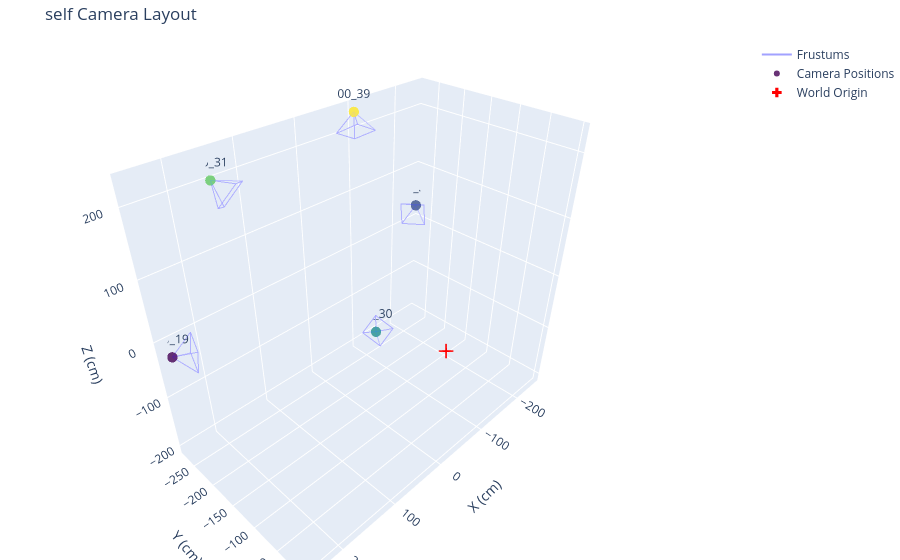

Here is the notebook cell this chart was saved with:
### Markdown cell above
### Visualize panoptic

### Code cell
import json
import numpy as np
import plotly.graph_objects as go

def visualize_cameras(extrinsic_matrices, Title="", scale=200.0, labels=None):
    fig = go.Figure()
    all_x, all_y, all_z = [], [], []
    cam_centers = []
    
    if labels is None:
        plot_labels = [f"Cam {i}" for i in range(len(extrinsic_matrices))]
    else:
        plot_labels = labels

    for i in range(len(extrinsic_matrices)):
        E = extrinsic_matrices[i]
        R = E[:3, :3]
        t = E[:3, 3]
        
        # Camera center in world coordinates: C = -R^T * t
        C = -R.T @ t
        
        # Camera-to-World matrix
        C_to_W = np.eye(4)
        C_to_W[:3, :3] = R.T  # Inverse of rotation
        C_to_W[:3, 3] = C     # Camera center
        cam_pos = C_to_W[:3, 3]
        cam_centers.append(cam_pos)
        
        # Frustum Calculation
        s = scale
        corners_cam = np.array([
            [0, 0, 0],          
            [-s, -s, s*1.5],    
            [s, -s, s*1.5],     
            [s, s, s*1.5],      
            [-s, s, s*1.5],     
        ])
        
        corners_homo = np.hstack([corners_cam, np.ones((5, 1))])
        p = (C_to_W @ corners_homo.T).T[:, :3]
        
        indices = [0, 1, 2, 0, 2, 3, 0, 3, 4, 0, 4, 1, 1, 2, 3, 4, 1]
        for idx in indices:
            all_x.append(p[idx, 0]); all_y.append(p[idx, 1]); all_z.append(p[idx, 2])
        all_x.append(None); all_y.append(None); all_z.append(None)

    fig.add_trace(go.Scatter3d(
        x=all_x, y=all_y, z=all_z,
        mode='lines',
        line=dict(color='rgba(100, 100, 255, 0.6)', width=2),
        name='Frustums',
        hoverinfo='none'
    ))

    cam_centers = np.array(cam_centers)
    fig.add_trace(go.Scatter3d(
        x=cam_centers[:, 0], y=cam_centers[:, 1], z=cam_centers[:, 2],
        mode='markers+text',
        marker=dict(size=6, color=np.arange(len(extrinsic_matrices)), colorscale='Viridis', opacity=0.8),
        text=plot_labels,
        textposition="top center",
        name='Camera Positions'
    ))

    fig.add_trace(go.Scatter3d(
        x=[0], y=[0], z=[0],
        mode='markers',
        marker=dict(size=8, color='red', symbol='cross'),
        name='World Origin'
    ))

    fig.update_layout(
        scene=dict(xaxis_title='X (cm)', yaxis_title='Y (cm)', zaxis_title='Z (cm)', aspectmode='data'),
        margin=dict(l=0, r=0, b=0, t=40),
        title=f"{Title}"
    )
    fig.show()

# Load Panoptic data
data = json.loads(json_data_converted)
extrinsics = []
names = []

# NO CONVERSION NEEDED - t is already the translation vector in Panoptic format
for cam in data['cameras']:
    R = np.array(cam['R'])
    t = np.array(cam['t']).flatten()  # Already correct!
    
    E = np.eye(4)
    E[:3, :3] = R
    E[:3, 3] = t
    
    extrinsics.append(E)
    names.append(cam.get('name', 'unknown'))

visualize_cameras(extrinsics, Title="self Camera Layout", scale=20.0, labels=names)

### Figure 1 — Plotly figure (JSON) as saved in the notebook; plotly's stock layout.template omitted (floating-point values rounded to 4 significant figures)
{"data": [{"hoverinfo": "none", "line": {"color": "rgba(100, 100, 255, 0.6)", "width": 2}, "mode": "lines", "name": "Frustums", "type": "scatter3d", "x": [246.9, 235.2, 229.7, 246.9, 229.7, 208.4, 246.9, 208.4, 213.9, 246.9, 213.9, 235.2, 235.2, 229.7, 208.4, 213.9, 235.2, null, -246.7, -234.2, -229.7, -246.7, -229.7, -208.6, -246.7, -208.6, -213.2, -246.7, -213.2, -234.2, -234.2, -229.7, -208.6, -213.2, -234.2, null, -147.3, -124.0, -157.3, -147.3, -157.3, -144.1, -147.3, -144.1, -110.8, -147.3, -110.8, -124.0, -124.0, -157.3, -144.1, -110.8, -124.0, null, 146.5, 120.2, 152.6, 146.5, 152.6, 141.7, 146.5, 141.7, 109.3, 146.5, 109.3, 120.2, 120.2, 152.6, 141.7, 109.3, 120.2, null, -100.1, -111.5, -75.76, -100.1, -75.76, -66.04, -100.1, -66.04, -101.8, -100.1, -101.8, -111.5, -111.5, -75.76, -66.04, -101.8, -111.5, null], "y": [-273.6, -239.9, -241.3, -273.6, -241.3, -274.9, -273.6, -274.9, -273.5, -273.6, -273.5, -239.9, -239.9, -241.3, -274.9, -273.5, -239.9, null, -273.7, -240.9, -240.8, -273.7, -240.8, -274.7, -273.7, -274.7, -274.9, -273.7, -274.9, -240.9, -240.9, -240.8, -274.7, -274.9, -240.9, null, -272.9, -238.9, -238.7, -272.9, -238.7, -270.6, -272.9, -270.6, -270.7, -272.9, -270.7, -238.9, -238.9, -238.7, -270.6, -270.7, -238.9, null, -274.9, -243.2, -240.9, -274.9, -240.9, -274.7, -274.9, -274.7, -277.0, -274.9, -277.0, -243.2, -243.2, -240.9, -274.7, -277.0, -243.2, null, -273.9, -240.9, -240.9, -273.9, -240.9, -274.5, -273.9, -274.5, -274.6, -273.9, -274.6, -240.9, -240.9, -240.9, -274.5, -274.6, -240.9, null], "z": [-26.89, -6.274, -45.87, -26.89, -45.87, -41.71, -26.89, -41.71, -2.115, -26.89, -2.115, -6.274, -6.274, -45.87, -41.71, -2.115, -6.274, null, 26.32, 4.641, 44.38, 26.32, 44.38, 42.13, 26.32, 42.13, 2.382, 26.32, 2.382, 4.641, 4.641, 44.38, 42.13, 2.382, 4.641, null, -201.5, -202.8, -180.6, -201.5, -180.6, -160.4, -201.5, -160.4, -182.5, -201.5, -182.5, -202.8, -202.8, -180.6, -160.4, -182.5, -202.8, null, 199.8, 200.7, 177.3, 199.8, 177.3, 158.9, 199.8, 158.9, 182.3, 199.8, 182.3, 200.7, 200.7, 177.3, 158.9, 182.3, 200.7, null, 227.6, 205.8, 223.7, 227.6, 223.7, 204.3, 227.6, 204.3, 186.4, 227.6, 186.4, 205.8, 205.8, 223.7, 204.3, 186.4, 205.8, null]}, {"marker": {"color": [0, 1, 2, 3, 4], "colorscale": [[0, "#440154"], [0.1111, "#482878"], [0.2222, "#3e4989"], [0.3333, "#31688e"], [0.4444, "#26828e"], [0.5556, "#1f9e89"], [0.6667, "#35b779"], [0.7778, "#6ece58"], [0.8889, "#b5de2b"], [1, "#fde725"]], "opacity": 0.8, "size": 6}, "mode": "markers+text", "name": "Camera Positions", "text": ["00_19", "00_25", "00_30", "00_31", "00_39"], "textposition": "top center", "type": "scatter3d", "x": [246.9, -246.7, -147.3, 146.5, -100.1], "y": [-273.6, -273.7, -272.9, -274.9, -273.9], "z": [-26.89, 26.32, -201.5, 199.8, 227.6]}, {"marker": {"color": "red", "size": 8, "symbol": "cross"}, "mode": "markers", "name": "World Origin", "type": "scatter3d", "x": [0], "y": [0], "z": [0]}], "layout": {"margin": {"b": 0, "l": 0, "r": 0, "t": 40}, "scene": {"aspectmode": "data", "xaxis": {"title": {"text": "X (cm)"}}, "yaxis": {"title": {"text": "Y (cm)"}}, "zaxis": {"title": {"text": "Z (cm)"}}}, "title": {"text": "self Camera Layout"}}}
